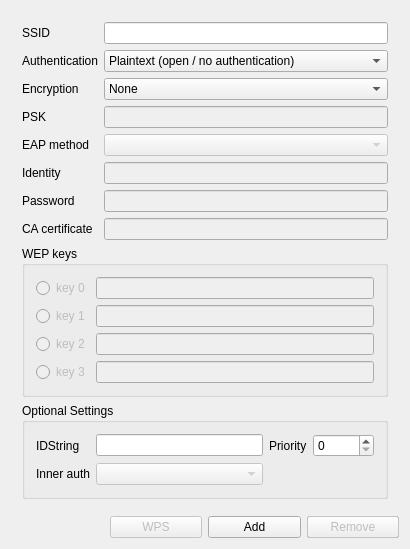
<ui version="4.0" >
 <class>NetworkConfig</class>
 <widget class="QDialog" name="NetworkConfig" >
  <property name="geometry" >
   <rect>
    <x>0</x>
    <y>0</y>
    <width>410</width>
    <height>534</height>
   </rect>
  </property>
  <property name="windowTitle" >
   <string>NetworkConfig</string>
  </property>
  <layout class="QGridLayout" >
   <item row="1" column="3" >
    <widget class="QPushButton" name="cancelButton" >
     <property name="text" >
      <string>Cancel</string>
     </property>
    </widget>
   </item>
   <item row="0" column="0" colspan="4" >
    <widget class="QFrame" name="frame9" >
     <property name="frameShape" >
      <enum>QFrame::NoFrame</enum>
     </property>
     <property name="frameShadow" >
      <enum>QFrame::Plain</enum>
     </property>
     <layout class="QGridLayout" >
      <item row="0" column="0" >
       <widget class="QLabel" name="ssidLabel" >
        <property name="text" >
         <string>SSID</string>
        </property>
       </widget>
      </item>
      <item row="0" column="1" >
       <widget class="QLineEdit" name="ssidEdit" >
        <property name="toolTip" >
         <string>Network name (Service Set IDentifier)</string>
        </property>
        <property name="text" >
         <string/>
        </property>
       </widget>
      </item>
      <item row="1" column="0" >
       <widget class="QLabel" name="authLabel" >
        <property name="text" >
         <string>Authentication</string>
        </property>
       </widget>
      </item>
      <item row="1" column="1" >
       <widget class="QComboBox" name="authSelect" >
        <item>
         <property name="text" >
          <string>Plaintext (open / no authentication)</string>
         </property>
        </item>
        <item>
         <property name="text" >
          <string>Static WEP (no authentication)</string>
         </property>
        </item>
        <item>
         <property name="text" >
          <string>Static WEP (Shared Key authentication)</string>
         </property>
        </item>
        <item>
         <property name="text" >
          <string>IEEE 802.1X</string>
         </property>
        </item>
        <item>
         <property name="text" >
          <string>WPA-Personal (PSK)</string>
         </property>
        </item>
        <item>
         <property name="text" >
          <string>WPA-Enterprise (EAP)</string>
         </property>
        </item>
        <item>
         <property name="text" >
          <string>WPA2-Personal (PSK)</string>
         </property>
        </item>
        <item>
         <property name="text" >
          <string>WPA2-Enterprise (EAP)</string>
         </property>
        </item>
       </widget>
      </item>
      <item row="2" column="0" >
       <widget class="QLabel" name="encrLabel" >
        <property name="text" >
         <string>Encryption</string>
        </property>
       </widget>
      </item>
      <item row="2" column="1" >
       <widget class="QComboBox" name="encrSelect" >
        <item>
         <property name="text" >
          <string>None</string>
         </property>
        </item>
        <item>
         <property name="text" >
          <string>WEP</string>
         </property>
        </item>
        <item>
         <property name="text" >
          <string>TKIP</string>
         </property>
        </item>
        <item>
         <property name="text" >
          <string>CCMP</string>
         </property>
        </item>
       </widget>
      </item>
      <item row="3" column="0" >
       <widget class="QLabel" name="pskLabel" >
        <property name="text" >
         <string>PSK</string>
        </property>
       </widget>
      </item>
      <item row="3" column="1" >
       <widget class="QLineEdit" name="pskEdit" >
        <property name="enabled" >
         <bool>false</bool>
        </property>
        <property name="toolTip" >
         <string>WPA/WPA2 pre-shared key or passphrase</string>
        </property>
        <property name="whatsThis" >
         <string/>
        </property>
        <property name="echoMode" >
         <enum>QLineEdit::Password</enum>
        </property>
       </widget>
      </item>
      <item row="4" column="0" >
       <widget class="QLabel" name="eapLabel" >
        <property name="text" >
         <string>EAP method</string>
        </property>
       </widget>
      </item>
      <item row="4" column="1" >
       <widget class="QComboBox" name="eapSelect" >
        <property name="enabled" >
         <bool>false</bool>
        </property>
       </widget>
      </item>
      <item row="5" column="0" >
       <widget class="QLabel" name="identityLabel" >
        <property name="text" >
         <string>Identity</string>
        </property>
       </widget>
      </item>
      <item row="5" column="1" >
       <widget class="QLineEdit" name="identityEdit" >
        <property name="enabled" >
         <bool>false</bool>
        </property>
        <property name="toolTip" >
         <string>Username/Identity for EAP methods</string>
        </property>
       </widget>
      </item>
      <item row="6" column="0" >
       <widget class="QLabel" name="passwordLabel" >
        <property name="text" >
         <string>Password</string>
        </property>
       </widget>
      </item>
      <item row="6" column="1" >
       <widget class="QLineEdit" name="passwordEdit" >
        <property name="enabled" >
         <bool>false</bool>
        </property>
        <property name="toolTip" >
         <string>Password for EAP methods</string>
        </property>
        <property name="echoMode" >
         <enum>QLineEdit::Password</enum>
        </property>
       </widget>
      </item>
      <item row="7" column="0" >
       <widget class="QLabel" name="cacertLabel" >
        <property name="text" >
         <string>CA certificate</string>
        </property>
       </widget>
      </item>
      <item row="7" column="1" >
       <widget class="QLineEdit" name="cacertEdit" >
        <property name="enabled" >
         <bool>false</bool>
        </property>
       </widget>
      </item>
      <item row="8" column="0" colspan="2" >
       <widget class="QGroupBox" name="wepBox" >
        <property name="enabled" >
         <bool>true</bool>
        </property>
        <property name="title" >
         <string>WEP keys</string>
        </property>
        <layout class="QGridLayout" >
         <item row="0" column="0" >
          <widget class="QRadioButton" name="wep0Radio" >
           <property name="enabled" >
            <bool>false</bool>
           </property>
           <property name="text" >
            <string>key 0</string>
           </property>
          </widget>
         </item>
         <item row="1" column="0" >
          <widget class="QRadioButton" name="wep1Radio" >
           <property name="enabled" >
            <bool>false</bool>
           </property>
           <property name="text" >
            <string>key 1</string>
           </property>
          </widget>
         </item>
         <item row="3" column="0" >
          <widget class="QRadioButton" name="wep3Radio" >
           <property name="enabled" >
            <bool>false</bool>
           </property>
           <property name="text" >
            <string>key 3</string>
           </property>
          </widget>
         </item>
         <item row="2" column="0" >
          <widget class="QRadioButton" name="wep2Radio" >
           <property name="enabled" >
            <bool>false</bool>
           </property>
           <property name="text" >
            <string>key 2</string>
           </property>
          </widget>
         </item>
         <item row="0" column="1" >
          <widget class="QLineEdit" name="wep0Edit" >
           <property name="enabled" >
            <bool>false</bool>
           </property>
          </widget>
         </item>
         <item row="1" column="1" >
          <widget class="QLineEdit" name="wep1Edit" >
           <property name="enabled" >
            <bool>false</bool>
           </property>
          </widget>
         </item>
         <item row="2" column="1" >
          <widget class="QLineEdit" name="wep2Edit" >
           <property name="enabled" >
            <bool>false</bool>
           </property>
          </widget>
         </item>
         <item row="3" column="1" >
          <widget class="QLineEdit" name="wep3Edit" >
           <property name="enabled" >
            <bool>false</bool>
           </property>
          </widget>
         </item>
        </layout>
       </widget>
      </item>
      <item row="9" column="0" colspan="2" >
       <widget class="QGroupBox" name="optionalSettingsBox" >
        <property name="enabled" >
         <bool>true</bool>
        </property>
        <property name="title" >
         <string>Optional Settings</string>
        </property>
        <layout class="QGridLayout" >
         <item row="0" column="1" >
          <widget class="QLineEdit" name="idstrEdit" >
           <property name="toolTip" >
            <string>Network Identification String</string>
           </property>
          </widget>
         </item>
         <item row="0" column="3" >
          <widget class="QSpinBox" name="prioritySpinBox" >
           <property name="toolTip" >
            <string>Network Priority</string>
           </property>
           <property name="maximum" >
            <number>10000</number>
           </property>
           <property name="singleStep" >
            <number>10</number>
           </property>
          </widget>
         </item>
         <item row="0" column="0" >
          <widget class="QLabel" name="idstrLabel" >
           <property name="text" >
            <string>IDString</string>
           </property>
          </widget>
         </item>
         <item row="0" column="2" >
          <widget class="QLabel" name="priorityLabel" >
           <property name="text" >
            <string>Priority</string>
           </property>
          </widget>
         </item>
         <item row="1" column="0" >
          <widget class="QLabel" name="phase2Label" >
           <property name="text" >
            <string>Inner auth</string>
           </property>
          </widget>
         </item>
         <item row="1" column="1" >
          <widget class="QComboBox" name="phase2Select" >
           <property name="enabled" >
            <bool>false</bool>
           </property>
          </widget>
         </item>
        </layout>
       </widget>
      </item>
     </layout>
    </widget>
   </item>
   <item row="1" column="2" >
    <widget class="QPushButton" name="addButton" >
     <property name="text" >
      <string>Add</string>
     </property>
    </widget>
   </item>
   <item row="1" column="3" >
    <widget class="QPushButton" name="removeButton" >
     <property name="enabled" >
      <bool>false</bool>
     </property>
     <property name="text" >
      <string>Remove</string>
     </property>
    </widget>
   </item>
   <item row="1" column="0" >
    <spacer>
     <property name="orientation" >
      <enum>Qt::Vertical</enum>
     </property>
     <property name="sizeHint" >
      <size>
       <width>20</width>
       <height>40</height>
      </size>
     </property>
    </spacer>
   </item>
   <item row="1" column="1" >
    <widget class="QPushButton" name="useWpsButton" >
     <property name="enabled" >
      <bool>false</bool>
     </property>
     <property name="text" >
      <string>WPS</string>
     </property>
    </widget>
   </item>
  </layout>
 </widget>
 <layoutdefault spacing="6" margin="11" />
 <pixmapfunction></pixmapfunction>
 <tabstops>
  <tabstop>ssidEdit</tabstop>
  <tabstop>authSelect</tabstop>
  <tabstop>encrSelect</tabstop>
  <tabstop>pskEdit</tabstop>
  <tabstop>eapSelect</tabstop>
  <tabstop>identityEdit</tabstop>
  <tabstop>passwordEdit</tabstop>
  <tabstop>cacertEdit</tabstop>
  <tabstop>wep0Radio</tabstop>
  <tabstop>wep0Edit</tabstop>
  <tabstop>wep1Radio</tabstop>
  <tabstop>wep1Edit</tabstop>
  <tabstop>wep2Radio</tabstop>
  <tabstop>wep2Edit</tabstop>
  <tabstop>wep3Radio</tabstop>
  <tabstop>wep3Edit</tabstop>
  <tabstop>idstrEdit</tabstop>
  <tabstop>prioritySpinBox</tabstop>
  <tabstop>phase2Select</tabstop>
  <tabstop>addButton</tabstop>
  <tabstop>removeButton</tabstop>
  <tabstop>cancelButton</tabstop>
 </tabstops>
 <includes>
  <include location="global" >qtreewidget.h</include>
 </includes>
 <resources/>
 <connections/>
</ui>
